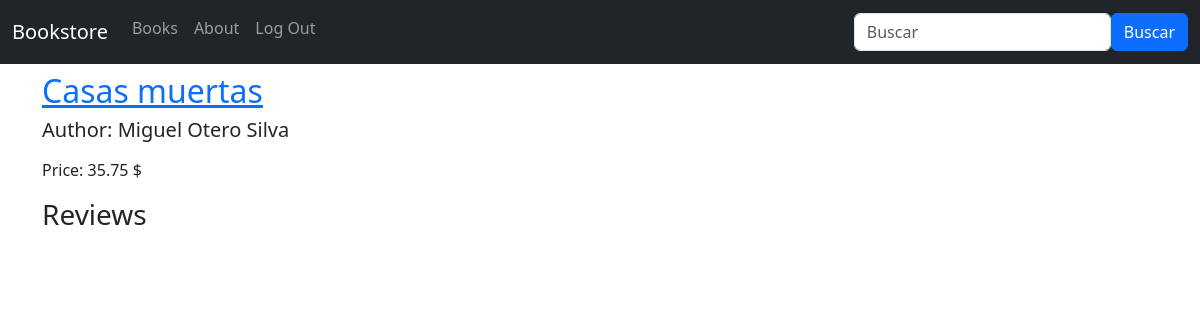
Page /books/2/ (signed in) on the earlier database version.
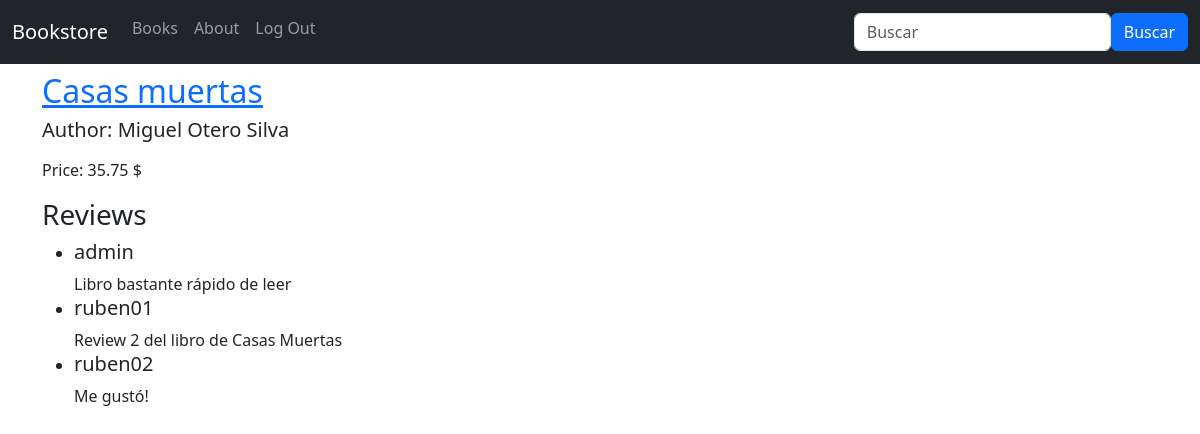
Same page on the later database version.
### books/models.py (models this page shows, shortened)
class Book(models.Model):
    title = models.CharField(max_length=200)
    author = models.CharField(max_length=100)
    description = models.TextField()
    price = models.DecimalField(max_digits=10, decimal_places=2)
    created_at = models.DateTimeField(auto_now_add=True)
    updated_at = models.DateTimeField(auto_now=True)
    cover = models.ImageField(upload_to='covers/', blank=True)

class Review(models.Model):
    book = models.ForeignKey(Book, on_delete=models.CASCADE, related_name='reviews')
    review = models.CharField(max_length=300)
    author = models.ForeignKey(get_user_model(), on_delete=models.CASCADE,)

### accounts/models.py (models this page shows)
class CustomUser(AbstractUser):
    pass

### books/views.py (the view)
# urls.py: path('<int:pk>/', BookDetailView.as_view(), name='book_detail'),
class BookDetailView(LoginRequiredMixin, DetailView):
    model = Book
    template_name = 'books/book_detail.html'
    login_url = '/accounts/login/'

### templates/books/book_detail.html (shortened to what this page needs)
{% extends "_base.html" %}
{% block content %}
    <div class="book-detail">
        <h2><a href="">{{ book.title }}</a></h2>
        <h5><p>Author: {{ book.author }}</p></h5>
        <p>Price: {{ book.price }} $</p>
        <div>
            <h3>Reviews</h3>
            <ul>
                {% for review in book.reviews.all %}
                    <li> <h5>{{ review.author }}</h5> {{ review.review }} </li>
                {% endfor %}
            </ul>
        </div>
    </div>
{% endblock content %}

### templates/_base.html (shortened to what this page needs)
{% load static %}
<!DOCTYPE html>
<html lang="en">
<head>
    <link rel="stylesheet" href="https://cdn.jsdelivr.net/npm/bootstrap@5.3.3/dist/css/bootstrap.min.css">
    <link href="https://cdn.jsdelivr.net/npm/bootstrap@5.3.3/dist/css/bootstrap.min.css" rel="stylesheet">
    <link rel="stylesheet" href="{% static 'css/base.css' %}">
</head>
<body>
    <nav class="navbar navbar-expand-md navbar-dark fixed-top bg-dark">
        <div class="container-fluid">
            <a class="navbar-brand" href="{% url 'home' %}">Bookstore</a>
            <div class="collapse navbar-collapse" id="navbarCollapse">
                <ul class="navbar-nav me-auto mb-2 mb-mb-0">
                    <li class="nav-item">
                        <a class="nav-link" href="{% url 'book_list' %}">Books</a>
                    </li>
                    <li class="nav-item">
                        <a class="nav-link" href="{% url 'about' %}">About</a>
                    </li>
                    {% if user.is_authenticated %}
                        <li class="nav-item">
                            <form action="{% url 'logout' %}" method="post">
                                <button class="nav-link" type="submit">Log Out</button>
                            </form>
                        </li>
                    {% endif %}
                </ul>
            </div>
            <div class="d-flex">
                <input type="text" class="form-control" placeholder="Buscar">
                <button class="btn btn-primary">Buscar</button>
            </div>
        </div>
    </nav>
    <main class="container">
        {% block content%}
        {% endblock content%}
    </main>
</body>
</html>

### static/css/base.css (style rules this page uses)
body { min-height: 75rem; padding-top: 4.5rem; }

Differences in the rows shown:
added Review: author "admin", review "Libro bastante rápido de leer"
added Review: author "ruben01", review "Review 2 del libro de Casas Muertas"
added Review: author "ruben02", review "Me gustó!"
